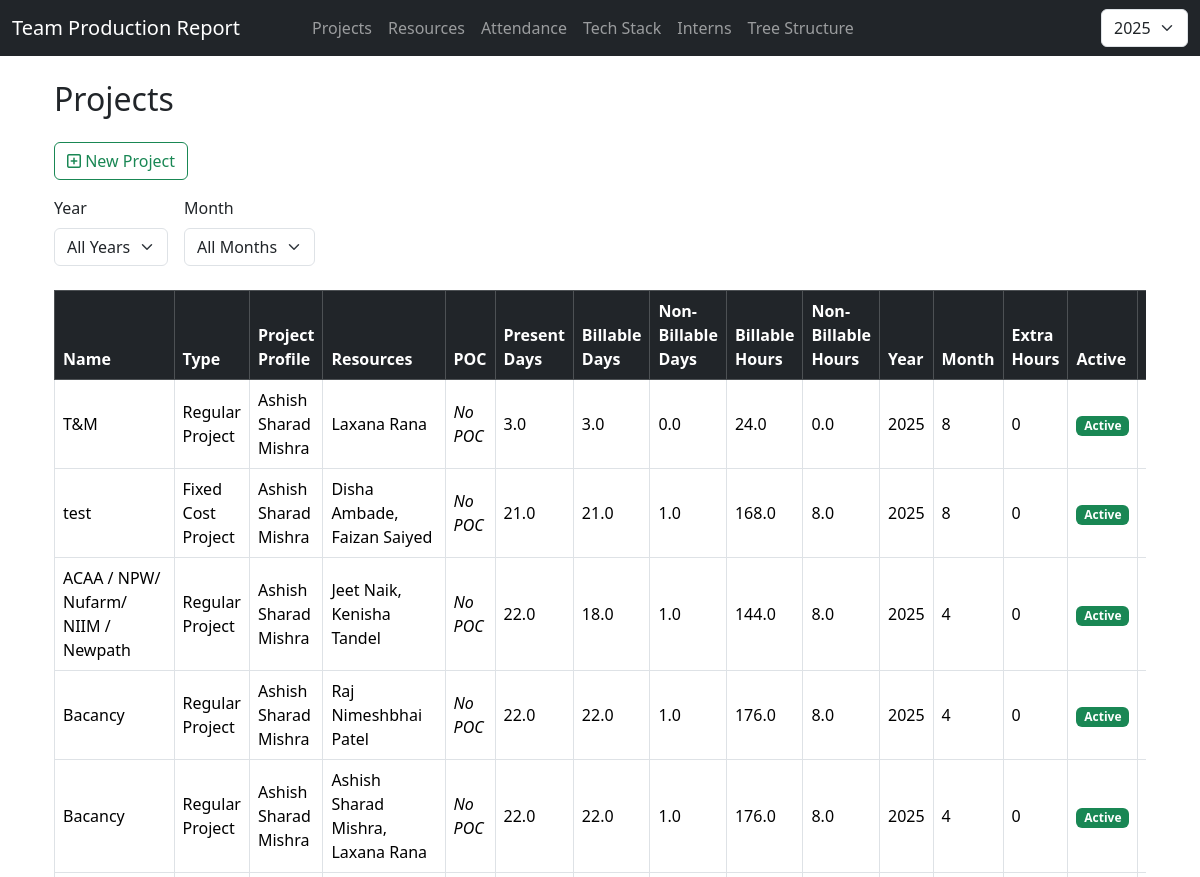
/projects/projects/ (upper part), run on an earlier commit of the app's database.
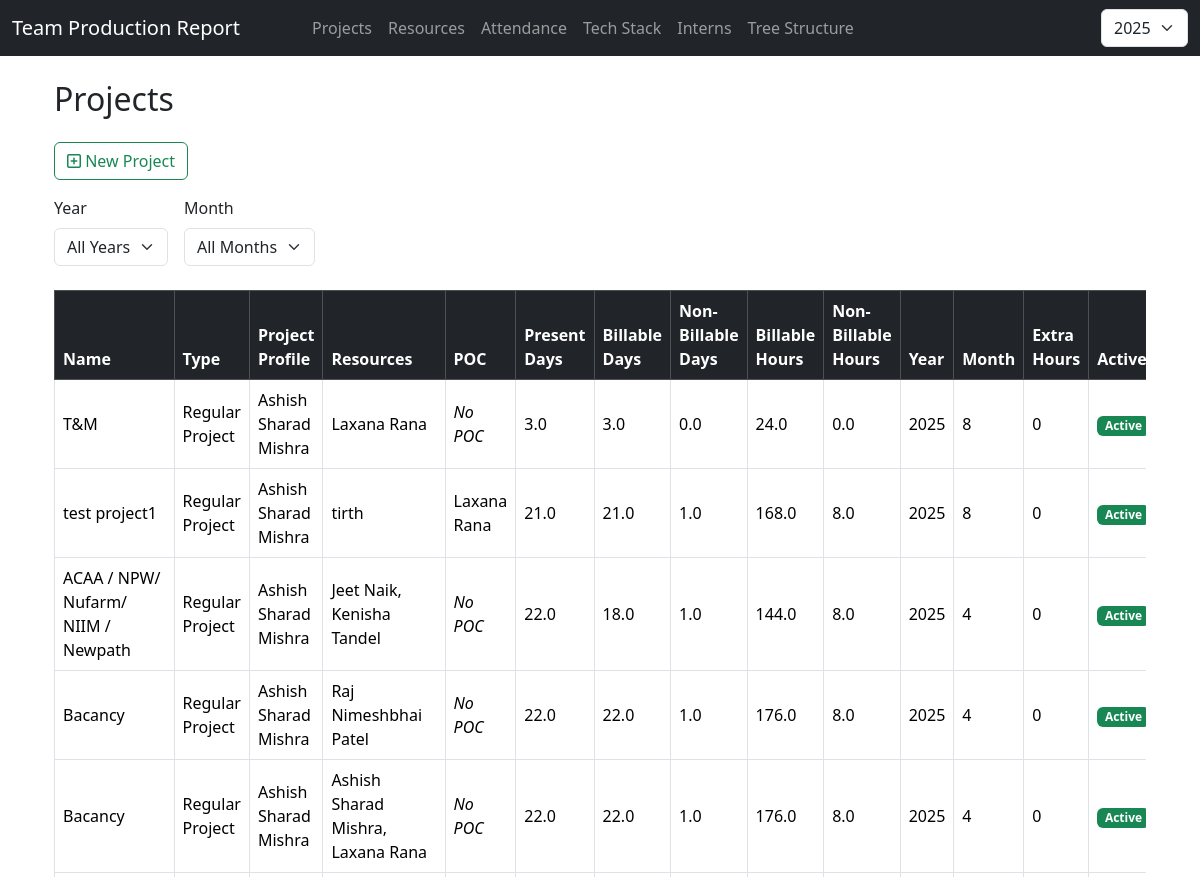
And on a later commit of the database.
### projects/models.py (models this page shows, shortened)
class Project(models.Model):
    PROJECT_TYPE_CHOICES = [
        ('REGULAR', 'Regular Project'),
        ('FIXED_COST', 'Fixed Cost Project'),
    ]
    project_name = models.CharField(max_length=100)
    project_type = models.CharField(
        max_length=20,
        choices=PROJECT_TYPE_CHOICES,
        default='REGULAR'
    )
    year = models.PositiveIntegerField(
        help_text="Enter the year for this project report (e.g., 2025)"
    )
    month = models.PositiveSmallIntegerField(
        choices=[(i, calendar.month_name[i]) for i in range(1, 13)],
        help_text="Enter the month for this project report (1–12)"
    )
    project_profile = models.ForeignKey(
        Resource,
        on_delete=models.PROTECT,
        related_name='profiled_projects',
        help_text="Main profile/resource for this project"
    )
    resources = models.ManyToManyField(
        Resource,
        related_name='assigned_projects',
        blank=True,
        help_text="Multiple resources can be assigned to this project"
    )
    poc = models.ManyToManyField(
        Resource,
        related_name='poc_projects',
        blank=True,
        help_text="Multiple POCs can be assigned to this project"
    )
    present_day = models.FloatField(
        default=0,
        validators=[MinValueValidator(0)],
        help_text="Number of days the project was active"
    )
    billable_days = models.FloatField(
        default=0,
        validators=[MinValueValidator(0)],
        help_text="Number of billable days"
    )
    non_billable_days = models.FloatField(
        default=0,
        validators=[MinValueValidator(0)],
        help_text="Number of non-billable days"
    )
    billable_hours = models.FloatField(
        default=0,
        editable=False,
        help_text="Auto-calculated from billable_days × 8"
    )
    non_billable_hours = models.FloatField(
        default=0,
        editable=False,
        help_text="Auto-calculated from non_billable_days × 8"
    )
    extra_hours = models.FloatField(
        null=True,
        blank=True,
        default=0,
        validators=[MinValueValidator(0)],
        help_text="Any additional hours (optional)"
    )
    is_active = models.BooleanField(default=True, help_text="For soft deletion")
    created_at = models.DateTimeField(auto_now_add=True)
    counting = models.FloatField(default=0, help_text="Counting value")
    updated_at = models.DateTimeField(auto_now=True)
    class Meta:
        db_table = 'projects'
        ordering = ['-year', '-month', 'project_name']
        verbose_name = 'Project'
        verbose_name_plural = 'Projects'

### resources/models.py (models this page shows, shortened)
class Resource(models.Model):
    resource_name = models.CharField(
        max_length=100,
        help_text="Enter the full name of the resource"
    )
    year = models.PositiveIntegerField(
        help_text="Enter the year manually (e.g., 2025)"
    )
    month = models.PositiveSmallIntegerField(
        choices=[(i, calendar.month_name[i]) for i in range(1, 13)],
        help_text="Enter the month manually (1-12)"
    )
    working_days = models.FloatField(
        null=True,
        blank=True,
        help_text="Leave blank to auto-calculate (Mon-Fri + 1st Saturday)"
    )
    present_day = models.FloatField(
        default=0,
        help_text="Days resource was present"
    )
    present_hours = models.FloatField(
        default=0,
        help_text="Auto-calculated as present_day * 8 hours if not set"
    )
    created_at = models.DateTimeField(auto_now_add=True)
    counting = models.FloatField(default=0, help_text="Counting value")
    is_active = models.BooleanField(
        default=True,
        help_text="Uncheck to deactivate this resource instead of deleting."
    )
    class Meta:
        db_table = 'resources'
        ordering = ['-year', '-month', 'resource_name']
        verbose_name = 'Resource'
        verbose_name_plural = 'Resources'
        unique_together = ('resource_name', 'year', 'month')

### projects/views.py (the view)
# urls.py: path("projects/", views.project_list, name="project_list"),
def project_list(request):
    selected_year = request.GET.get('year')
    selected_month = request.GET.get('month')
    projects = Project.objects.all()
    if selected_year:
        projects = projects.filter(year=selected_year)
    if selected_month:
        projects = projects.filter(month=selected_month)
    years = Project.objects.values_list('year', flat=True).distinct().order_by('year')
    months = Project.objects.values_list('month', flat=True).distinct().order_by('month')
    return render(request, 'projects/project_list.html', {
        'projects': projects,
        'years': years,
        'months': months,
        'selected_year': selected_year,
        'selected_month': selected_month,
    })

### projects/templates/projects/project_list.html (shortened to what this page needs)
{% extends 'base.html' %}
{% block content %}
<div class="container mt-4">
  <h2 class="mb-4">Projects</h2>
  <div class="d-flex justify-content-between align-items-center mb-3">
    <a href="{% url 'projects:project_create' %}" class="btn btn-outline-success ">
      <i class="far fa-plus-square"></i> New Project
    </a>
  </div>
  <form method="get" class="row row-cols-lg-auto g-3 align-items-center mb-4" id="filter-form">
    <div class="col-12">
      <label for="year-select" class="form-label">Year</label>
      <select id="year-select" name="year" class="form-select"
              onchange="document.getElementById('filter-form').submit();">
        <option value="">All Years</option>
      </select>
    </div>
    <div class="col-12">
      <label for="month-select" class="form-label">Month</label>
      <select id="month-select" name="month" class="form-select"
              onchange="document.getElementById('filter-form').submit();">
        <option value="">All Months</option>
      </select>
    </div>
  </form>
  <div class="table-responsive">
    <table class="table table-bordered table-hover align-middle">
      <thead class="table-dark">
        <tr>
          <th>Name</th>
          <th>Type</th>
          <th>Project Profile</th>
          <th>Resources</th>
          <th>POC</th>
          <th>Present Days</th>
          <th>Billable Days</th>
          <th>Non-Billable Days</th>
          <th>Billable Hours</th>
          <th>Non-Billable Hours</th>
          <th>Year</th>
          <th>Month</th>
          <th>Extra Hours</th>
          <th>Active</th>
          <th>Actions</th>
        </tr>
      </thead>
      <tbody>
        {% for project in projects %}
        <tr>
          <td>{{ project.project_name }}</td>
          <td>{{ project.get_project_type_display }}</td>
          <td>{{ project.project_profile.resource_name }}</td>
          <td>
            {% for resource in project.resources.all %}
              <span>{{ resource.resource_name }}</span>{% if not forloop.last %}, {% endif %}
            {% empty %}
              <em>No resources</em>
            {% endfor %}
          </td>
          <td>
            {% for poc in project.poc.all %}
              <span>{{ poc.resource_name }}</span>{% if not forloop.last %}, {% endif %}
            {% empty %}
              <em>No POC</em>
            {% endfor %}
          </td>
          <td>{{ project.present_day }}</td>
          <td>{{ project.billable_days }}</td>
          <td>{{ project.non_billable_days }}</td>
          <td>{{ project.billable_hours }}</td>
          <td>{{ project.non_billable_hours}}</td>
          <td>{{ project.year }}</td>
          <td>{{ project.month }}</td>
          <td>{{ project.extra_hours|default_if_none:0 }}</td>
          <td>
            {% if project.is_active %}
              <span class="badge bg-success">Active</span>
            {% else %}
              <span class="badge bg-danger">Inactive</span>
            {% endif %}
          </td>
          <td>
          </td>
        </tr>
        {% empty %}
        <tr>
          <td colspan="11" class="text-center">No projects available.</td>
        </tr>
        {% endfor %}
      </tbody>
    </table>
  </div>
</div>
{% endblock %}

What changed in the data, as far as the page shows it:
changed Project: loses Resource (resource_name "Disha Ambade"); loses Resource (resource_name "Faizan Saiyed"); project_name "test" → "test project1"; project_type "Fixed Cost Project" → "Regular Project"; gains Resource (resource_name "Laxana Rana"); no longer shows "No POC"
added Resource: resource_name "tirth", shown under Project "test project1"
